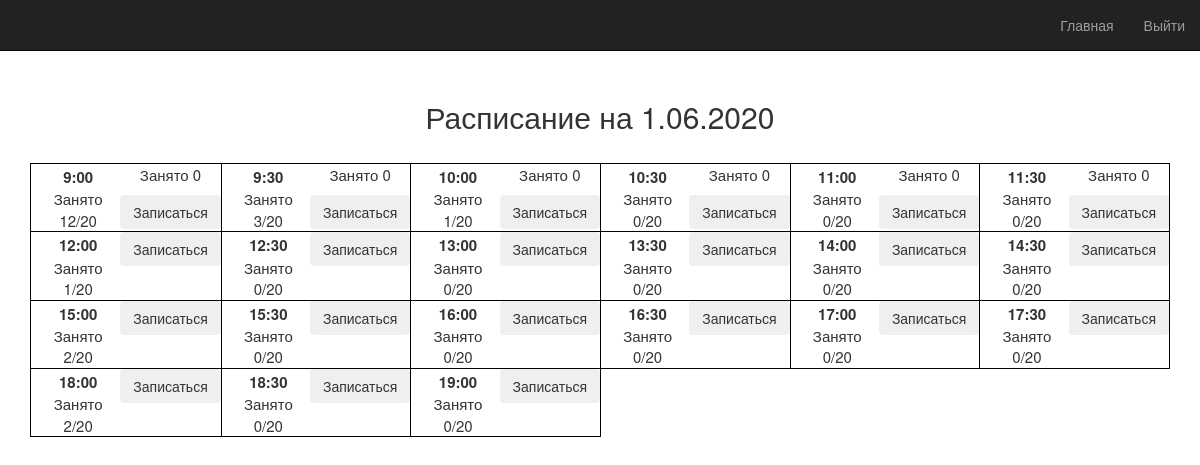
The app's page /daytime (signed in), older data.
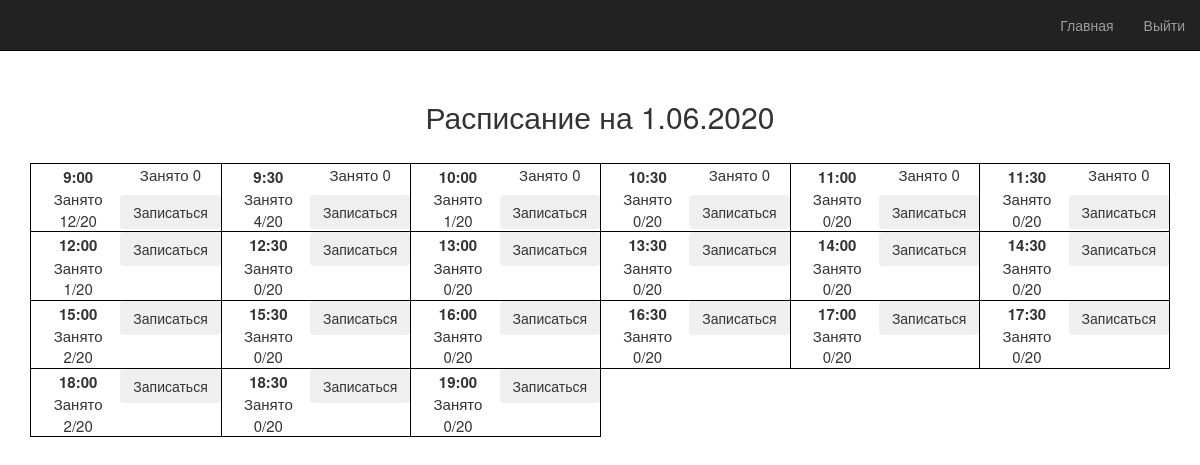
The same page, newer data.
### models.py (models this page shows)
class Date(UserMixin, db.Model):
    __table_name__ = 'date'
    id = db.Column(db.Integer, primary_key=True)
    people_count = db.Column(db.Integer)
    day = db.Column(db.String(15))
    date = db.Column(db.String(50))
    time = db.Column(db.String(80))
    users_id = db.relationship('User', secondary=user_time, backref='date')

### app.py (the view)
@app.route('/daytime')
@login_required
def daytime():
    data = models.Date.query.all()
    data1 = []
    data2 = []
    data3 = []
    data4 = []
    for i in range(6):
        data1.append(data[i])
        data2.append(data[i+6])
        data3.append(data[i + 12])
    for i in range(3):
        data4.append(data[i+18])
    return render_template('daytime.html', id=current_user.id, name=current_user.username, data1=data1, data2=data2, data3=data3, data4=data4, access = 0)

### app.py (called while the page is built)
@login_manager.user_loader
def load_user(user_id):
    return models.User.query.get(int(user_id))

### templates/daytime.html (shortened to what this page needs)
{% extends "bootstrap/base.html" %}
{% block styles %}
{{super()}}
<link rel="stylesheet" href="{{url_for('.static', filename='daytime.css')}}">
{% endblock %}
{% block content %}
<nav class="navbar navbar-inverse navbar-fixed-top">
    <div class="container-fluid">
        <div class="navbar-header">
            <a class="navbar-brand" href="#">{{ username }}</a>
        </div>
        <div id="navbar" class="navbar-collapse collapse">
            <ul class="nav navbar-nav navbar-right">
                <li><a href="{{ url_for('home') }}">Главная</a></li>
                <li><a href="{{ url_for('logout') }}">Выйти</a></li>
            </ul>
        </div>
    </div>
</nav>
<div class="container">
    <div class="main-table">
        <h2>Расписание на {{data1[0].date}}</h2>
        <table class="table-col">
            <tr>
                {% for date in data1 %}
                <td><div class="td-part">
                    <div class="timestatus">
                        <span>{{date.time}}</span><p>Занято {{date.people_count}}/20</p>
                    </div>
                    <div class="btns">
                        <p>Занято {{access}}</p>
                        <form action="/daytime_data/{{date.id}}/" id="{{date.id}}" method="POST" >
                        <input type="submit" class="btn btn-dark" value="Записаться" onclick="return show({{date.users_id}})">
                        </form>
                    </div>
                </div></td>
                {% endfor %}
            </tr>
            <tr>
                {% for date in data2 %}
                <td><div class="td-part">
                    <div class="timestatus">
                        <span>{{date.time}}</span><p>Занято {{date.people_count}}/20</p>
                    </div>
                    <div class="btns">
                        <form action="/daytime_data/{{date.id}}/" method="POST" >
                        <input type="submit" class="btn btn-dark" value="Записаться" onclick="return show({{date.users_id}})">
                        </form>
                    </div>
                </div></td>
                {% endfor %}
            </tr>
            <tr>
                {% for date in data3 %}
                <td><div class="td-part">
                    <div class="timestatus">
                        <span>{{date.time}}</span><p>Занято {{date.people_count}}/20</p>
                    </div>
                    <div class="btns">
                        <form action="/daytime_data/{{date.id}}/" method="POST">
                        <input type="submit" class="btn btn-dark" value="Записаться">
                        </form>
                    </div>
                </div></td>
                {% endfor %}
            </tr>
            <tr>
                {% for date in data4 %}
                <td><div class="td-part">
                    <div class="timestatus">
                        <span>{{date.time}}</span><p>Занято {{date.people_count}}/20</p>
                    </div>
                    <div class="btns">
                        <form action="/daytime_data/{{date.id}}/" method="POST">
                        <input type="submit" class="btn btn-dark" value="Записаться">
                        </form>
                    </div>
                </div></td>
                {% endfor %}
            </tr>
        </table>
    </div>
</div>
{% endblock %}

### static/daytime.css (style rules this page uses)
.main-table h2 { text-align: center; }
.main-table { display: block; text-align: center; margin-top: 100px; }
.table-col { margin: 30px auto 0; font-size: 15px; }
.table-col td { padding-left:20px; border: 1px black solid; }
.table-col span { font-weight: bold; }
.td-part { display: flex; }
.timestatus { padding: 2px 15px 0 0; }
.timestatus p { margin: 0; }
.btns { display: flex; flex-direction: column; }

Row changes from the older to the newer data that the page shows:
changed Date (number 2 of 21 on the later page): people_count "3" → "4"
